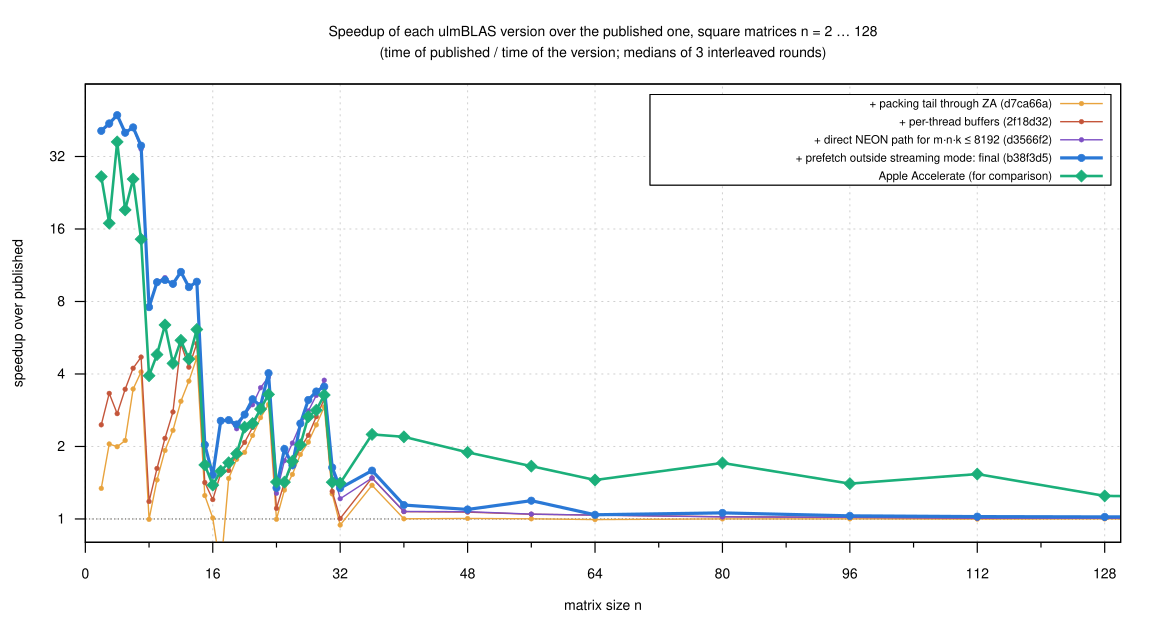

Reproduce this figure in gnuplot.
load "_style.gp"
set terminal svg size 1150,620 dynamic enhanced font "Helvetica,14" background rgb "white"
set output "steps.svg"
set title "Speedup of each ulmBLAS version over the published one, square matrices n = 2 … 128\n(time of published / time of the version; medians of 3 interleaved rounds)" font ",14"
set xlabel "matrix size n"
set ylabel "speedup over published"
set xrange [0:130]
set xtics 0, 16, 128
set mxtics 2
set logscale y 2
set yrange [0.8:64]
set ytics (1, 2, 4, 8, 16, 32, 64)
set key inside right top vertical font ",11.5" spacing 1.05 box opaque
plot 1 with lines ls 9 notitle, \
     S."squares.csv" using "n":(column("packtail")/column("published")) with linespoints ls 2 title L2, \
     ""              using "n":(column("cache")/column("published"))    with linespoints ls 3 title L3, \
     ""              using "n":(column("direct")/column("published"))   with linespoints ls 4 title L4, \
     ""              using "n":(column("final")/column("published"))    with linespoints ls 5 title L5, \
     ""              using "n":(column("accelerate")/column("published")) with linespoints ls 6 title "Apple Accelerate (for comparison)"
